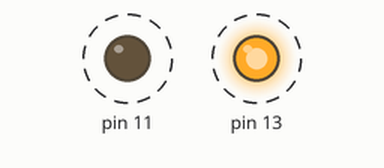
Recording of a sketch running on a simulated Arduino Uno, built with avr-gcc and run on an emulated ATmega328P. On the bench: output pins drawn as LEDs (lit = HIGH). Dashed ring = blinking.

Above: at 0.5 s.
Timing chart, 0 to 4.6 s (numbered marks = the images above):
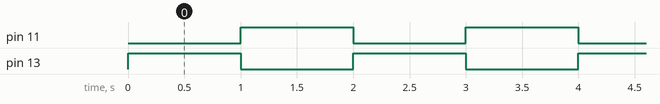

Measured:
- by itself, pin 11, pin 13: alternates HIGH for 1.0 s and LOW for 1.0 s

The sketch:

test_relay.ino
```cpp
void setup() {

  pinMode(11, OUTPUT);
  pinMode(13, OUTPUT);
}

void loop() {
  digitalWrite(11, LOW);
  digitalWrite(13, HIGH);
  delay(1000);
  digitalWrite(11, HIGH);
  digitalWrite(13, LOW);
  delay(1000);

}
```
